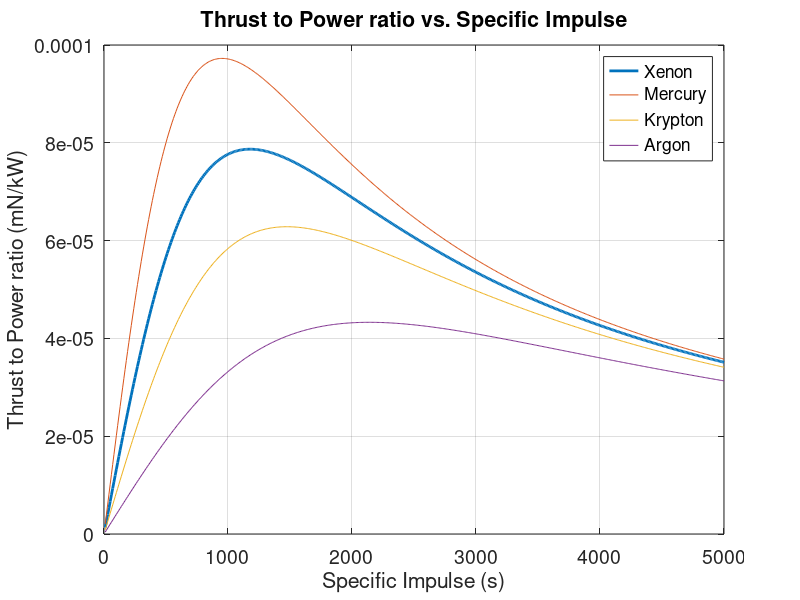
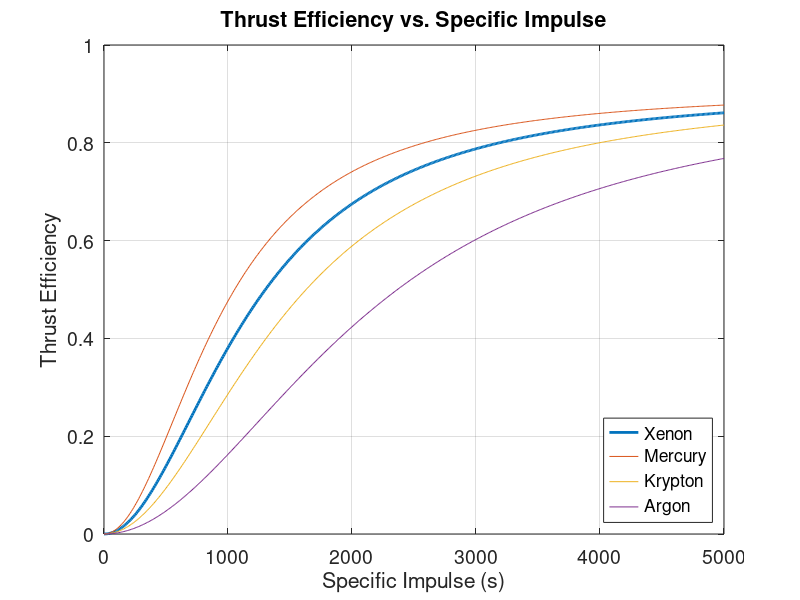

These figures' MATLAB source, in order:
% SAMUEL R PILON
% AE 414 - HW13
% For personal use of SAMUEL PILON only. Not to be distributed

% Clear the command window, close any open figures, and reset the display format.
clc; 
close; 
clear; 

%% Given Parameters

ge = 9.81; % acceleration due to gravity [m/s^2]
ISP = 0:10:5000; % specific impulse [s]

% Mercury Fuel
mhg  = 3.33*10^-25; % mass of mercury [kg]
qmhg= 4.80*10^5; % specific energy of mercury fuel [C/kg]

% Xenon fuel 
mxe  = 2.18*10^-25; % mass of xenon [kg]
qmxe = 7.34*10^5; % specific energy of xenon fuel [C/kg]

% Krypton Fuel 
mkr = 1.39*10^-25; % mass of krypton [kg]
qmkr = 11.5*10^5; % specific energy of krypton fuel [C/kg]

% Argon Fuel 
mar = .66*10^-25; % mass of argon [kg]
qmar = 24.13*10^5; % specific energy of argon fuel [C/kg]

%% Calculations
% Mercury
Vahg= ((ISP*ge).^2)/(2*qmhg); % velocity of mercury fuel [m/s]
e1hg= (100+0.1.*Vahg)*1.6*10^-19; % ionization energy of mercury [J]
nhg = (.5*mhg.*ISP.^2*ge.^2)./(.5*mhg.*ISP.^2*ge.^2.+e1hg); % propellant efficiency of mercury
tphg= (2*nhg)./(ISP*ge); % thrust efficiency of mercury [s]

% Xenon 
Vaxe= ((ISP*ge).^2)/(2*qmxe); % velocity of xenon fuel [m/s]
e1xe= (100+0.1.*Vaxe)*1.6*10^-19; % ionization energy of xenon [J]
nxe = (.5*mxe.*ISP.^2*ge.^2)./(.5*mxe.*ISP.^2*ge.^2.+e1xe); % propellant efficiency of xenon
tpxe= (2*nxe)./(ISP*ge); % thrust efficiency of xenon [s]

% Krypton
Vakr= ((ISP*ge).^2)/(2*qmkr); % velocity of krypton fuel [m/s]
e1kr= (100+0.1.*Vakr)*1.6*10^-19; % ionization energy of krypton [J]
nkr = (.5*mkr.*ISP.^2*ge.^2)./(.5*mkr.*ISP.^2*ge.^2.+e1kr); % propellant efficiency of krypton
tpkr= (2*nkr)./(ISP*ge); % thrust efficiency of krypton [s]

% Argon
Vaar= ((ISP*ge).^2)/(2*qmar);% velocity of argon fuel [m/s]
e1ar= (100+0.1.*Vaar)*1.6*10^-19; % ionization energy of argon [J]
nar = (.5*mar.*ISP.^2*ge.^2)./(.5*mar.*ISP.^2*ge.^2.+e1ar); % propellant efficiency of argon
tpar= (2*nar)./(ISP*ge); % thrust efficiency of argon [s]

%% Plotting 

% Plot the Thrust to Power ratio vs ISP
figure % Create a new figure
hold on 

plot(ISP,tpxe,'LineWidth',2);
plot(ISP,tphg);
plot(ISP,tpkr);
plot(ISP,tpar);
xlabel('Specific Impulse (s)') % Adding label for x-axis
ylabel('Thrust to Power ratio (mN/kW)') % Adding label for y-axis
title('Thrust to Power ratio vs. Specific Impulse') % Adding title to the plot
legend('Xenon', 'Mercury', 'Krypton', 'Argon') % Adding a legend for the lines

grid on % Turning on grid lines
box on % Turning on box around the plot

set(gca, 'FontSize', 14) % Increasing font size of the tick labels
hold off % Turn off hold mode

% Plot the Thrust efficiency vs ISP
figure % Create a new figure
hold on

plot(ISP,nxe,'LineWidth',2);
plot(ISP,nhg);
plot(ISP,nkr);
plot(ISP,nar);
xlabel('Specific Impulse (s)') % Adding label for x-axis
ylabel('Thrust Efficiency') % Adding label for y-axis
title('Thrust Efficiency vs. Specific Impulse') % Adding title to the plot
legend('Xenon', 'Mercury', 'Krypton', 'Argon', 'Location', 'southeast') % Adding a legend for the lines and moving it to the bottom right corner

grid on % Turning on grid lines
box on % Turning on box around the plot

set(gca, 'FontSize', 14) % Increasing font size of the tick labels
hold off % Turn off hold mode
